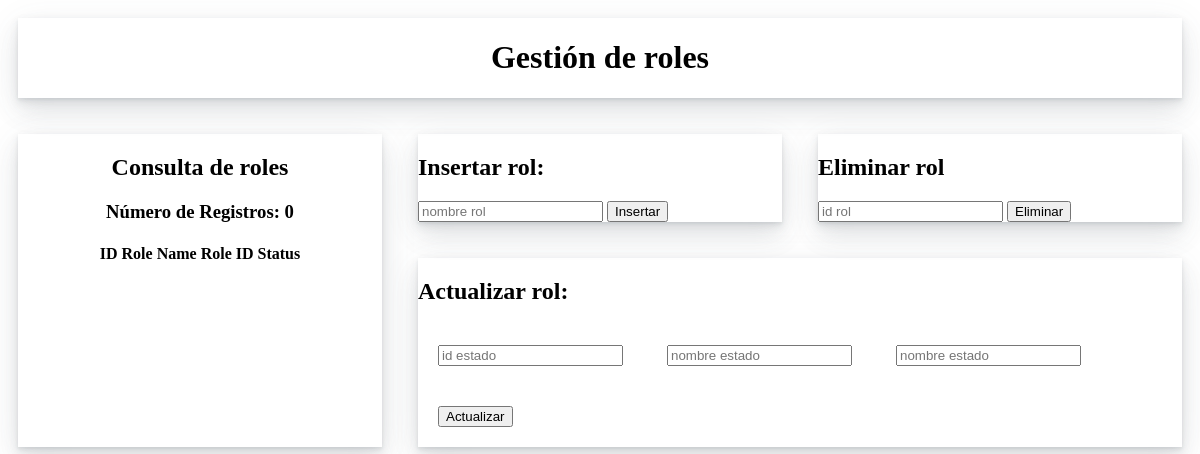
Page /Role.php on the earlier database version.
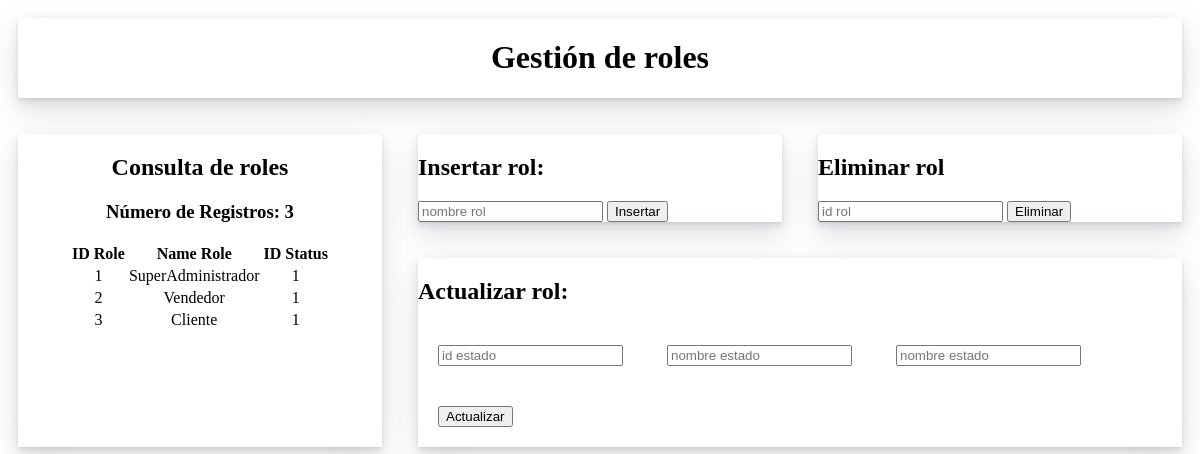
Same page on the later database version.
### tables this page shows
CREATE TABLE Role(
    idRole TINYINT NOT NULL AUTO_INCREMENT PRIMARY KEY,
    nameRole VARCHAR(100) NOT NULL,
     
    idStatus TINYINT DEFAULT 1
);

### controllers/RoleController.php (called while the page is built, shortened)
<?php
require_once(__DIR__ . '/../models/RoleModel.php');
class RoleController {
	private $model;
	public function __construct() {
		$this->model = new RoleModel();
	}
	public function get($filter = '' ) {
		return $this->model->get( $filter);
	}
}

### models/Model.php (called while the page is built, shortened)
<?php
abstract class Model {
	private static $db_host = 'localhost';
	private static $db_user = 'root';
	private static $db_pass = '';
	private static $db_name = 'tecnoStore';
	private static $db_charset = 'utf8';
	private $conn;
	protected $query;
	protected $rows = array();
	private function db_open() {
		$this->conn = new mysqli(
			self::$db_host,
			self::$db_user,
			self::$db_pass,
			self::$db_name
		);
		$this->conn->set_charset(self::$db_charset);
	}
	protected function get_query() {
		$result = $this->conn->query($this->query);
		while( $this->rows[] = $result->fetch_assoc() );
		return array_pop($this->rows);
	}
}

### models/RoleModel.php (called while the page is built, shortened)
<?php
require_once('Model.php');
class RoleModel extends Model {
	public function get( $filter = '' ) {
		$this->query = ( $filter != '')
			?"SELECT * FROM Role WHERE idRole LIKE '%$filter%';"
			:"SELECT * FROM Role";
		$this->get_query();
		$data = array();
		foreach ($this->rows as $key => $value) {
			array_push($data, $value);
		}
		return $data;
	}
}
?>

### views/RoleView.php (the view, shortened to what this page needs)
<?php
require(__DIR__ . '/../controllers/RoleController.php');
function Consultar(){
	$role = new RoleController();
	$role_data = $role->get();
			$num_role = count($role_data);
?>
			<h2>Consulta de roles</h2>
			<?php echo "<h3>Número de Registros: $num_role </h3>"; ?>
				<table>
				<tr>
					<th>ID Role</th>
					<th>Name Role</th>
                    <th>ID Status</th>
				</tr>
<?php
			for ($n = 0; $n < count($role_data); $n++) {
				echo '<tr>
					<td>'.$role_data[$n]['idRole'].'</td>
                    <td>'.$role_data[$n]['nameRole'].'</td>
                    <td>'.$role_data[$n]['idStatus'].'</td>
				</tr>';
			}
				echo '</table>';
}

Differences in the rows shown:
added role: idRole "1", nameRole "SuperAdministrador", idStatus "1"
added role: idRole "2", nameRole "Vendedor", idStatus "1"
added role: idRole "3", nameRole "Cliente", idStatus "1"
Other differences:
$num_role: "0" → "3"
